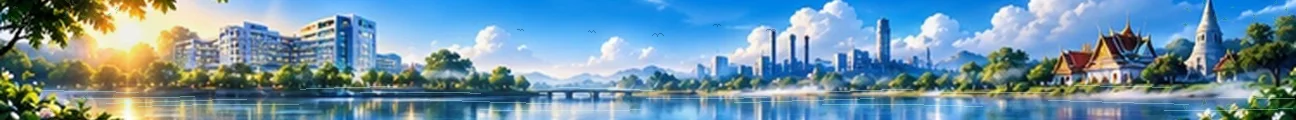
#> input picture assets/pm25-luxury/locked-scene-v3/loops/blue-16f.webp, 1296 x 120 px; its folder holds only this picture in this run
$ python composite_atlas.py
#> lines starting #> are read from the running program, lines starting #| are printed output that depends on the picture
from pathlib import Path
from PIL import Image
import hashlib,json
ROOT=Path(__file__).resolve().parent
p=ROOT/'manifest.json';m=json.loads(p.read_text())
#> (reads assets/pm25-luxury/storyboards/imagegen-20261026/manifest.json from the repository)
for tier in ('blue','green','yellow','orange','red'):
 im=Image.open(ROOT/'loops'/f'{tier}-16f.webp')
#> im is the input picture: PIL image 1296x120 RGBA; mean R, G, B, A 111.5, 146.4, 165.9, 255
 atlas=Image.new('RGB',(5184,480))
#> atlas: PIL image 5184x480 RGB; every value is 0
 for n in range(16):
  im.seek(n)
  atlas.paste(im.convert('RGB'),((n%4)*1296,(n//4)*120))
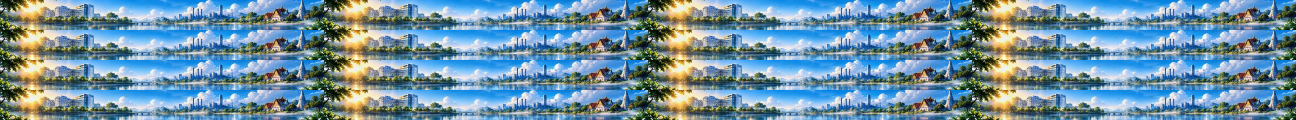
#> atlas: PIL image 5184x480 RGB (shown at 1/4 size); mean R, G, B 111.7, 146.4, 165.7
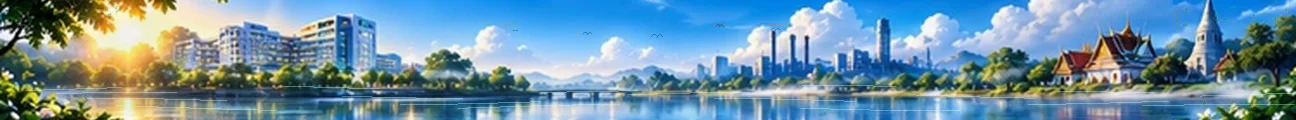
#> im: PIL image 1296x120 RGBA; mean R, G, B, A 111.5, 146.1, 165.4, 255
 path=ROOT/'atlases'/f'{tier}-composite-16f.webp'
 atlas.save(path,'WEBP',quality=84,method=2)
 m['tiers'][tier]['compositeAtlas']={'path':str(path.relative_to(ROOT)),'sha256':hashlib.sha256(path.read_bytes()).hexdigest(),'dimensions':[5184,480],'frameSize':[1296,120],'frameCount':16,'grid':[4,4]}
#> (the run stopped early here; a loop or call above may not have finished)
